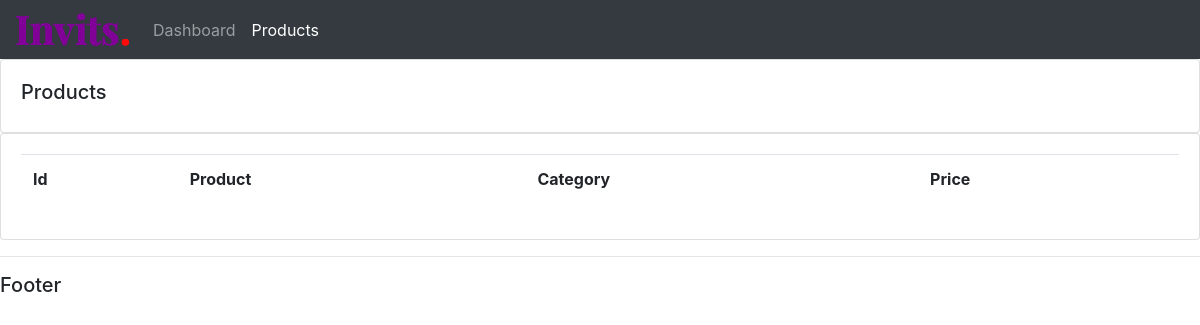
Before: /products/ with the older database file.
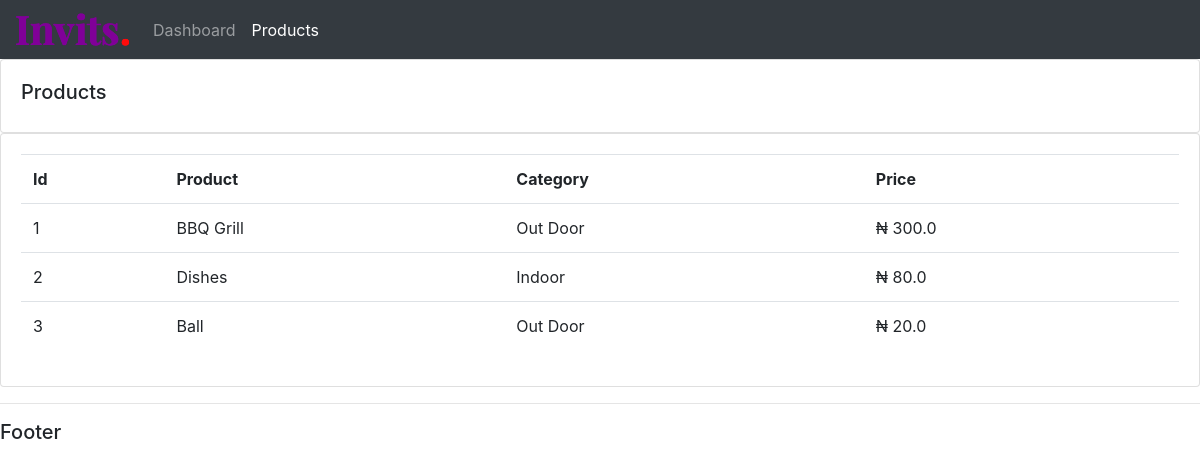
After: the same page with the newer database file.
### account/models.py (models this page shows, shortened)
class Product(models.Model):
    CATEGORY = [
        ('Indoor', 'Indoor'),
        ('Out Door', 'Out Door')
    ]
    name = models.CharField(max_length=50, null=True)
    price = models.FloatField()
    category = models.CharField(max_length=50, null=True, choices=CATEGORY)
    description = models.TextField(null=True, blank=True)
    tags = models.ManyToManyField(Tag)
    date_created = models.DateTimeField(auto_now_add=True)

### account/views.py (the view)
# urls.py: path('products/', views.products, name='products'),
def products(request):
    products = Product.objects.all()
    context = {'products': products}
    return render(request, "account/products.html", context)

### account/templates/account/products.html
{% extends 'account/main.html' %}
{% block content %}
		<div class="row">
			<div class="col-md">
				<div class="card card-body">
					<h5>Products</h5>
				</div>
				<div class="card card-body">
					<table class="table">
						<tr>
                            <th>Id</th>
							<th>Product</th>
							<th>Category</th>
							<th>Price</th>
						</tr>
						{% for product in products  %}
                          <tr>
                              <td>{{ forloop.counter }}</td>
                              <td>{{ product.name }}</td>
                              <td>{{ product.category }}</td>
                              <td>&#8358; {{ product.price }}</td>
                          </tr>
                        {% endfor %}
					</table>
				</div>
			</div>
		</div>
{% endblock content %}

Changed rows visible on the page:
added Product: name "BBQ Grill", category "Out Door", price "300.0"
added Product: name "Dishes", category "Indoor", price "80.0"
added Product: name "Ball", category "Out Door", price "20.0"
